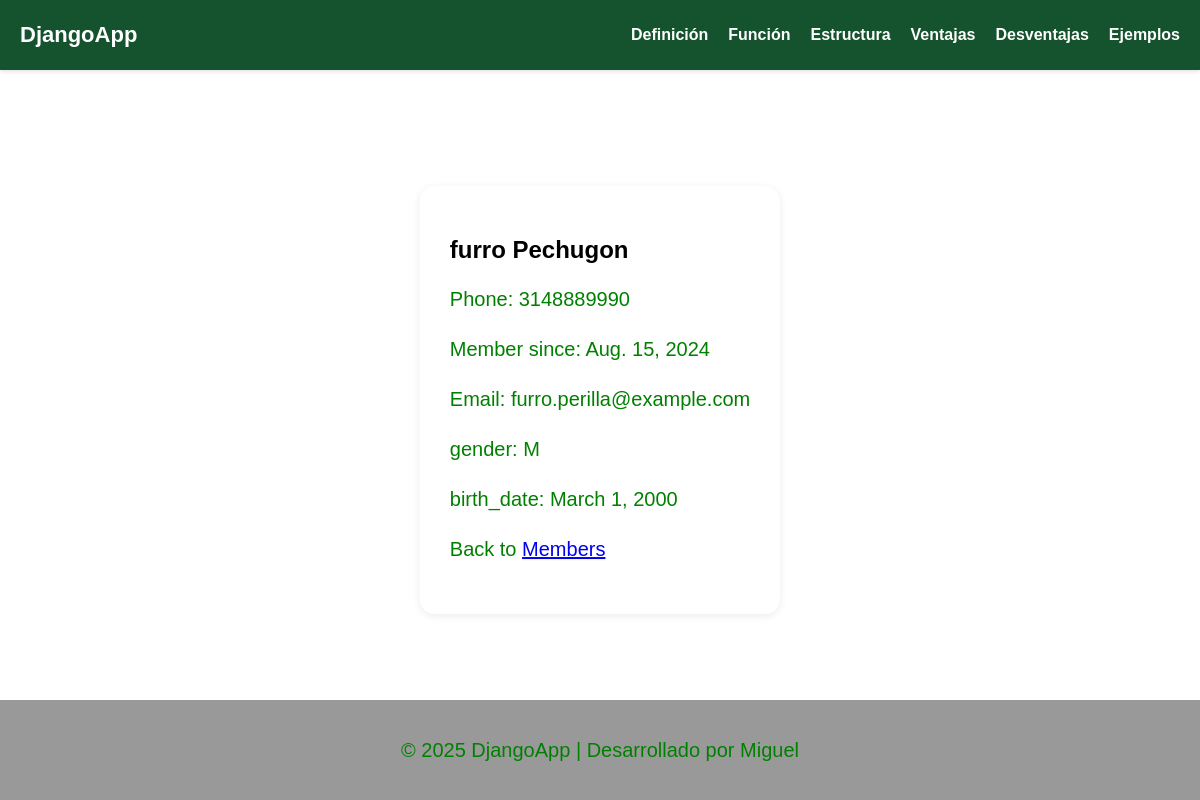
/all_members/details/5, run on the app's committed database.
### members/models.py (models this page shows, shortened)
class Member(models.Model):
    firstname = models.CharField(max_length=30)
    lastname = models.CharField(max_length=30)
    phone = models.IntegerField(null=True)
    joined_date = models.DateField(null=True)
    email = models.EmailField(max_length=30, null=True)
    gender = models.CharField(
        max_length=1, choices=[("M", "Male"), ("F", "Female")], null=True
    )
    birth_date = models.DateField(null=True)

### members/views.py (the view)
# urls.py: path("all_members/details/<int:id>", views.details, name="details"),
def details(request, id):
    mymember = Member.objects.get(id=id)
    template = loader.get_template("details.html")
    context = {
        "mymember": mymember,
    }
    return HttpResponse(template.render(context, request))

### members/templates/details.html (shortened to what this page needs)
{% extends 'master.html' %} {%block title %}Miembro{% endblock %}
{%block content%}
<section >
    <h1>{{ mymember.firstname }} {{ mymember.lastname }}</h1>
    <p>Phone: {{ mymember.phone }}</p>
    <p>Member since: {{ mymember.joined_date }}</p>
    <p>Email: {{ mymember.email }}</p>
    <p>gender: {{ mymember.gender }}</p>
    <p>birth_date: {{ mymember.birth_date }}</p>
    <p>Back to <a href="/all_members">Members</a></p>
  </body>
{%endblock content%}

### members/templates/master.html (style rules this page uses)
body, html { margin: 0; padding: 0; height: 100%; overflow: hidden; font-family: Arial, sans-serif; }
p { color: green; font-size: 20px; font-family: Arial, sans-serif; line-height: 1.5; }
section { position: absolute; top: 50%; left: 50%; transform: translate(-50%, -50%); box-shadow: 0 2px 8px rgba(0, 0, 0, 0.08); background: rgba(255, 255, 255, 0.42); border-radius: 15px; padding: 30px; }

### data on the page
Member: firstname "furro", lastname "Pechugon", phone "3148889990", joined_date "Aug. 15, 2024", email "furro.perilla@example.com", gender "M", birth_date "March 1, 2000"
